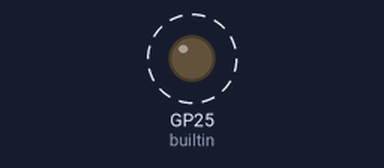
Simulated run of this program. Board: Raspberry Pi Pico running MicroPython. Shown: output pins drawn as LEDs (lit = HIGH). Dashed ring = blinking.

Above: at 0.2 s.
Timing chart, 0 to 3.0 s (numbered marks = the images above):
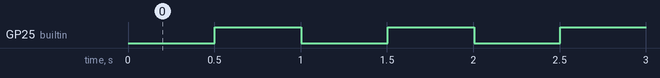

Measured:
- by itself, GP25 (builtin): alternates HIGH for 0.50 s and LOW for 0.50 s

The program:

timer_class_test.py
```python
from time import ticks_ms, ticks_diff
from machine import Pin

# testing a timer class

class softTimer:

    def __init__(self, period):
        self.period = period
        self.prev_time = ticks_ms()

    def elapsed(self):
        current = ticks_ms()
        if ticks_diff(current, self.prev_time) >= self.period:
            self.prev_time = current
            return True
        return False

    def extend(self):
        self.prev_time = ticks_ms()


builtin = Pin("LED", Pin.OUT)

bt = softTimer(500)

while True:
    try:
        if bt.elapsed():
            builtin.toggle()
        #bt.extend()
    except KeyboardInterrupt:
        break

builtin.off()
```
